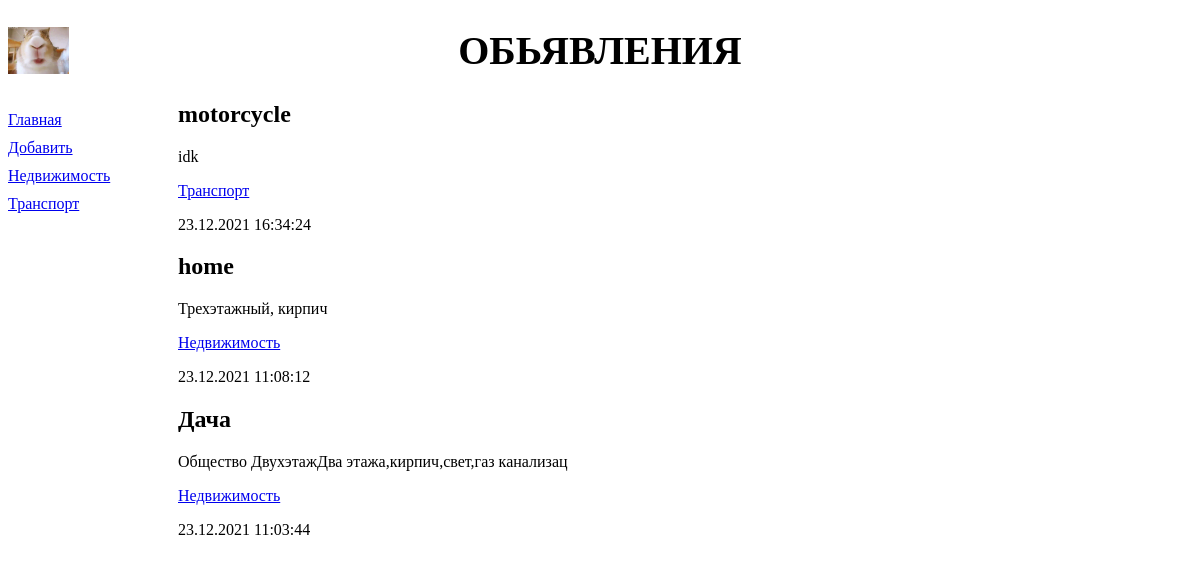
/bboard/, run on the app's committed database.
### bboard/models.py (models this page shows, shortened)
class Rubric(models.Model):
    name = models.CharField(max_length=20, db_index=True, verbose_name='name')
    class Meta:
        verbose_name_plural = 'Rubrics'
        verbose_name = 'Rubric'
        ordering = ['name']

class Bb(models.Model):
    title = models.CharField(max_length=50,verbose_name= 'product')
    content = models.TextField(null=True, blank=True,verbose_name= 'description') #null и blank конструктора значения True= полеможно не заполнять (по умолчанию любое поле обязательно к заполнению)
    price = models.FloatField(null=True, blank=True,verbose_name= 'price') #null и blank конструктора значения True= полеможно не заполнять (по умолчанию любое поле обязательно к заполнению)
    published = models.DateTimeField(auto_now_add=True,db_index=True,verbose_name= 'published')
    rubric = models.ForeignKey('Rubric', null=True , on_delete=models.PROTECT,verbose_name='Rubric')
    class Kinds(models.TextChoices):
        BUY = 1, ' Куплю'
        SELL = 2, ' Продам '
        EXCНANGE = 3, ' Обменяю'
        RENT = 4
        __empty__ = 'Выберите ти публикуемого обьявления' # задаёт внешнее определения для полей у которых не указанно внешний тип( 2 й пункт )
    kind = models.CharField(max_length=1, choices=Kinds.choices,
                            default=Kinds.SELL)
    class Meta:
        verbose_name_plural = 'Ad'
        verbose_name = 'Ads'
        ordering = ['-published'] #сортируем обьекты по дате публикации(- отввечает за реверсивную сортировку)

### bboard/views.py (the view)
# urls.py: path('',index , name='index'),
def index(request):
    bbs = Bb.objects.all()
    rubrics = Rubric.objects.all()
    context = {'bbs': bbs, 'rubrics': rubrics}
    return render(request, 'bboard/index.html', context)

### bboard/templates/bboard/index.html
{% extends "layout/basic.html" %}
{% block content %}
{% for bb in bbs %}
<div>
    <h2>{{ bb.title }}</h2>
    <p>{{ bb.content }}</p>
    <p><a href="{% url 'by_rubric' bb.rubric.pk %}">
        {{ bb.rubric.name }}
    </a></p>
    <p>{{ bb.published|date:'d.m.Y H:i:s' }}</p>
</div>
{% endfor %}
{% endblock %}

### bboard/templates/layout/basic.html (shortened to what this page needs)
{% load static %}
<!DOCTYPE html>
<html lang="en">
<head>
    <link  type="text/css" href="{% static 'bboard/board/style.css' %}" rel="stylesheet">
</head>
<body>
<header>
    <h1>Обьявления</h1>
</header>
<nav>
    <a href="{% url 'index' %}">Главная</a>
    <a href="{% url 'add' %}">Добавить</a>
    {% for rubric in rubrics %}
    <a href="{% url 'by_rubric' rubric.pk %}">
        {{ rubric.name }}
    </a>
    {% endfor %}
</nav>
<section>
    {% block content %}
    {% endblock %}
</section>
</body>
</html>

### bboard/static/bboard/board/style.css (style rules this page uses)
header h1 { font-size: 40px; text-transform: uppercase; text-align: center; background: url('rabbit.gif') left/auto 100% no-repeat; }
nav { font-size: 16px; width: 150px; float: left; }
nav a { display: block; margin: 10px 0px; }
section { margin-left: 170px; }

### data on the page
Rubric: name "Недвижимость"
Rubric: name "Транспорт"
Bb: title "motorcycle", content "idk", rubric.name "Транспорт", published "23.12.2021 16:34:24"
Bb: title "home", content "Трехэтажный, кирпич", rubric.name "Недвижимость", published "23.12.2021 11:08:12"
Bb: title "Дача", content "Общество ДвухэтажДва этажа,кирпич,свет,газ канализац", rubric.name "Недвижимость", published "23.12.2021 11:03:44"
